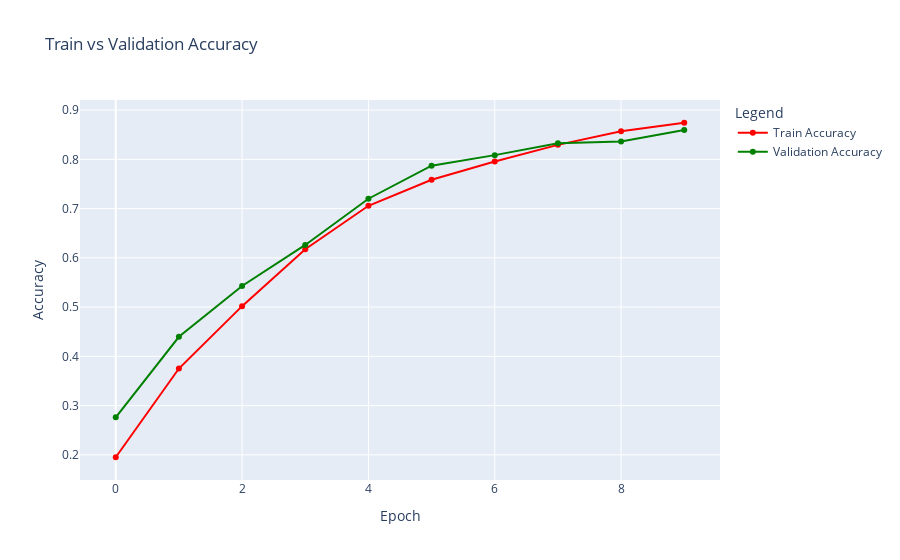
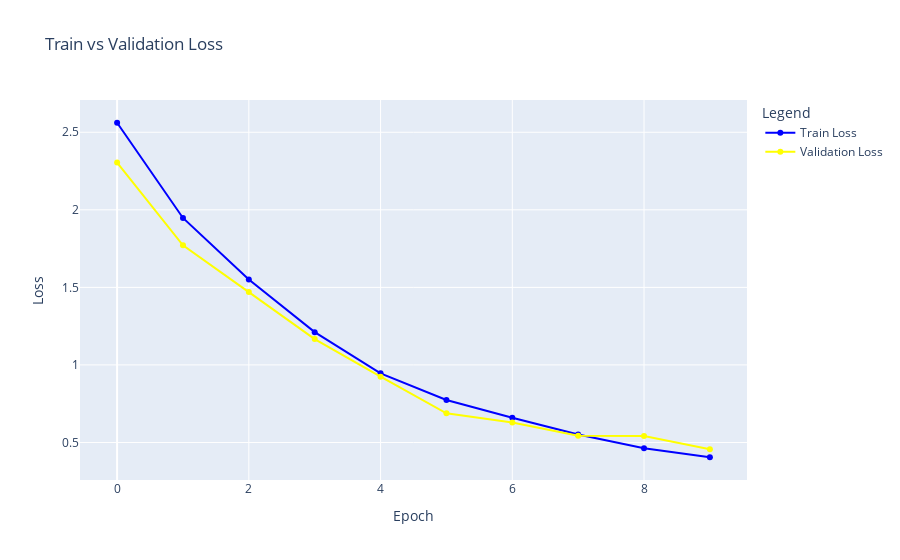

Notebook cell for these charts, in order:
### Markdown cell above
# **Simple Resnet-50**

### Code cell
import torch
import torch.nn as nn
import torch.optim as optim
from torchvision import datasets, transforms, models
from torch.utils.data import DataLoader
from tqdm import tqdm
import numpy as np
import os
from sklearn.metrics import confusion_matrix, classification_report

# Check GPU availability
device = torch.device("cuda" if torch.cuda.is_available() else "cpu")
print(f"Using device: {device}")

# Dataset structure
dataset_dir = "bird" 
train_dir = os.path.join(dataset_dir, "train")
valid_dir = os.path.join(dataset_dir, "valid")
test_dir = os.path.join(dataset_dir, "test")

transform_train = transforms.Compose([
    transforms.Resize((224, 224)), 
    transforms.RandomHorizontalFlip(),
    transforms.ToTensor(),
    transforms.Normalize(mean_list, std_list)
])

transform_test = transforms.Compose([
    transforms.Resize((224, 224)),
    transforms.ToTensor(),
    transforms.Normalize(mean_list, std_list)
])

# Load datasets
train_dataset = datasets.ImageFolder(train_dir, transform=transform_train)
valid_dataset = datasets.ImageFolder(valid_dir, transform=transform_test)
test_dataset = datasets.ImageFolder(test_dir, transform=transform_test)

train_loader = DataLoader(train_dataset, batch_size=32, shuffle=True)
valid_loader = DataLoader(valid_dataset, batch_size=32, shuffle=False)
test_loader = DataLoader(test_dataset, batch_size=32, shuffle=False)


model = models.resnet50(pretrained=False)
num_classes = len(train_dataset.classes)
model.fc = nn.Linear(model.fc.in_features, num_classes) 
model = model.to(device)

# Loss function and optimizer
criterion = nn.CrossEntropyLoss()
optimizer = optim.Adam(model.parameters(), lr=1e-3)

# Training Loop
num_epochs = 10
history_simple_resnet50 = {'train_loss': [], 'valid_loss': [], 'train_acc': [], 'valid_acc': []}

for epoch in range(num_epochs):
    # Training phase
    model.train()
    train_loss, correct, total = 0.0, 0, 0
    for inputs, labels in tqdm(train_loader, desc=f"Epoch {epoch+1}/{num_epochs} - Training"):
        inputs, labels = inputs.to(device), labels.to(device)
        optimizer.zero_grad()
        outputs = model(inputs)
        loss = criterion(outputs, labels)
        loss.backward()
        optimizer.step()

        train_loss += loss.item() * inputs.size(0)
        _, preds = torch.max(outputs, 1)
        correct += (preds == labels).sum().item()
        total += labels.size(0)

    train_acc = correct / total
    history_simple_resnet50['train_loss'].append(train_loss / len(train_loader.dataset))
    history_simple_resnet50['train_acc'].append(train_acc)

    # Validation phase
    model.eval()
    valid_loss, correct, total = 0.0, 0, 0
    with torch.no_grad():
        for inputs, labels in tqdm(valid_loader, desc=f"Epoch {epoch+1}/{num_epochs} - Validation"):
            inputs, labels = inputs.to(device), labels.to(device)
            outputs = model(inputs)
            loss = criterion(outputs, labels)

            valid_loss += loss.item() * inputs.size(0)
            _, preds = torch.max(outputs, 1)
            correct += (preds == labels).sum().item()
            total += labels.size(0)

    valid_acc = correct / total
    history_simple_resnet50['valid_loss'].append(valid_loss / len(valid_loader.dataset))
    history_simple_resnet50['valid_acc'].append(valid_acc)

    print(f"Epoch {epoch+1}/{num_epochs} - Train Loss: {history_simple_resnet50['train_loss'][-1]:.4f}, "
          f"Train Accuracy: {train_acc:.4f}, Valid Loss: {history_simple_resnet50['valid_loss'][-1]:.4f}, "
          f"Valid Accuracy: {valid_acc:.4f}")

# Testing
model.eval()
all_preds, all_labels = [], []
with torch.no_grad():
    for inputs, labels in tqdm(test_loader, desc="Testing"):
        inputs, labels = inputs.to(device), labels.to(device)
        outputs = model(inputs)
        _, preds = torch.max(outputs, 1)
        all_preds.extend(preds.cpu().numpy())
        all_labels.extend(labels.cpu().numpy())

test_acc = (np.array(all_preds) == np.array(all_labels)).mean()
print(f"\nTest Accuracy: {test_acc:.4f}")

# Classification Report
print("\nClassification Report:")
print(classification_report(all_labels, all_preds, target_names=test_dataset.classes))


plot_training_history(history_simple_resnet50)

### Figure 1 — Plotly figure (JSON) as saved in the notebook; plotly's stock layout.template omitted (floating-point values rounded to 4 significant figures)
{"data": [{"line": {"color": "red"}, "mode": "lines+markers", "name": "Train Accuracy", "type": "scatter", "y": [0.1951, 0.3752, 0.5019, 0.6174, 0.7057, 0.7585, 0.7955, 0.8294, 0.8571, 0.8743]}, {"line": {"color": "green"}, "mode": "lines+markers", "name": "Validation Accuracy", "type": "scatter", "y": [0.2761, 0.4396, 0.5429, 0.6261, 0.72, 0.7872, 0.8085, 0.8325, 0.8361, 0.8596]}], "layout": {"legend": {"title": {"text": "Legend"}}, "title": {"text": "Train vs Validation Accuracy"}, "xaxis": {"title": {"text": "Epoch"}}, "yaxis": {"title": {"text": "Accuracy"}}}}

### Figure 2 — Plotly figure (JSON) as saved in the notebook; plotly's stock layout.template omitted (floating-point values rounded to 4 significant figures)
{"data": [{"line": {"color": "blue"}, "mode": "lines+markers", "name": "Train Loss", "type": "scatter", "y": [2.561, 1.948, 1.551, 1.211, 0.9456, 0.7736, 0.66, 0.5516, 0.4625, 0.4048]}, {"line": {"color": "yellow"}, "mode": "lines+markers", "name": "Validation Loss", "type": "scatter", "y": [2.305, 1.771, 1.469, 1.166, 0.9245, 0.6881, 0.6292, 0.5435, 0.5411, 0.4561]}], "layout": {"legend": {"title": {"text": "Legend"}}, "title": {"text": "Train vs Validation Loss"}, "xaxis": {"title": {"text": "Epoch"}}, "yaxis": {"title": {"text": "Loss"}}}}
